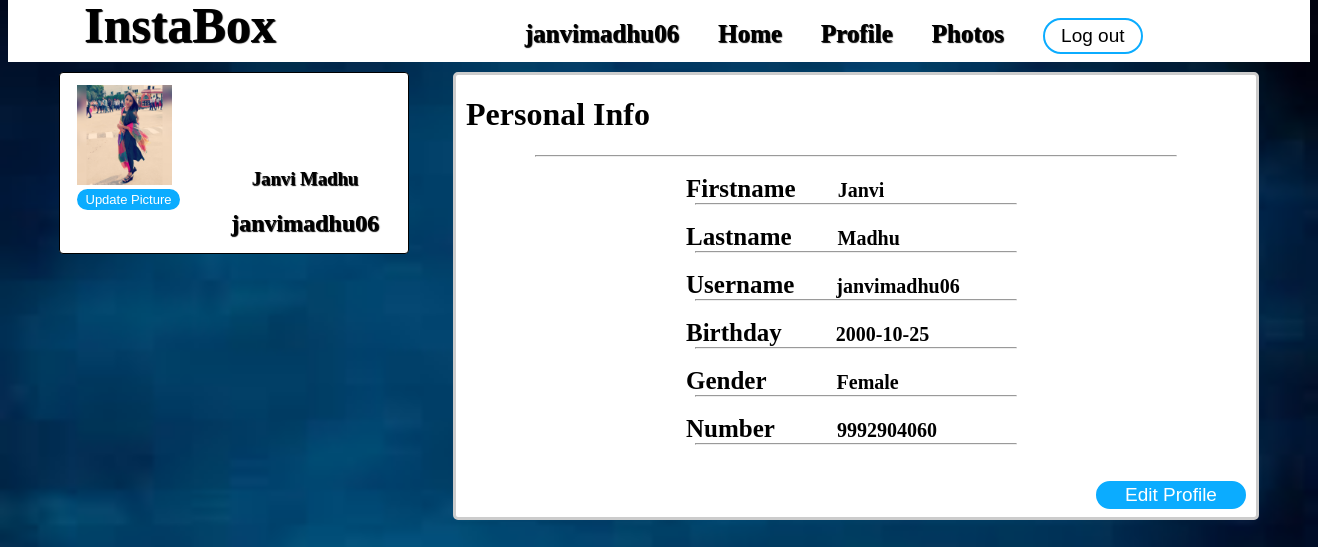
Page /profile.php (signed in) on the earlier database version.
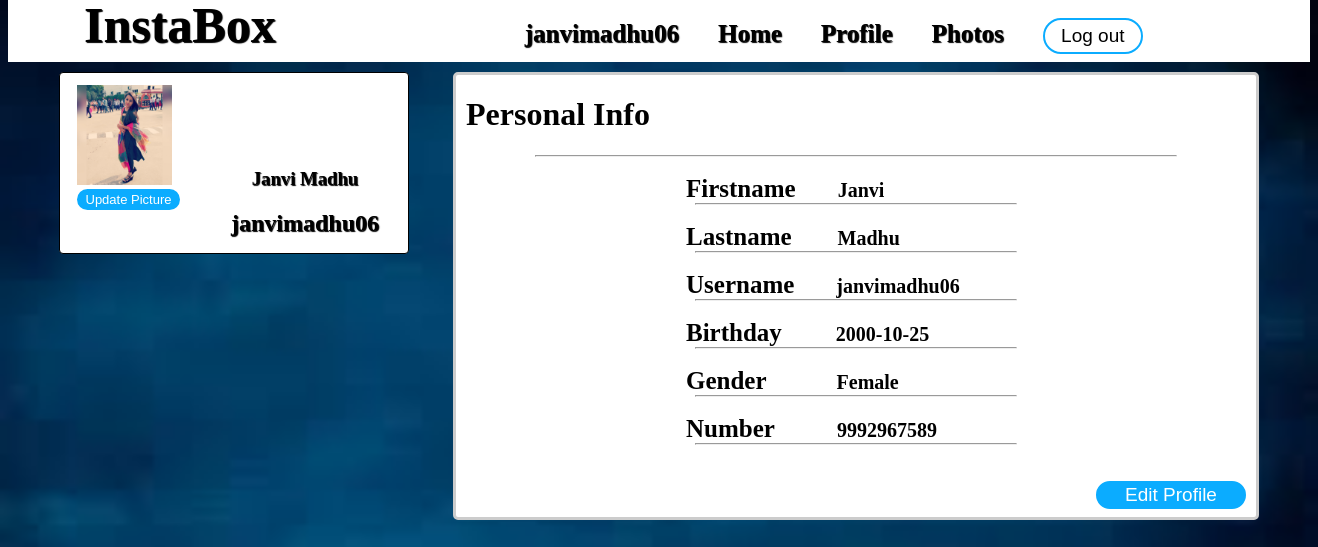
Same page on the later database version.
### tables this page shows
CREATE TABLE `user` (
  `user_id` int(100) NOT NULL,
  `firstname` varchar(100) NOT NULL,
  `lastname` varchar(100) NOT NULL,
  `username` varchar(100) NOT NULL,
  `username2` varchar(100) NOT NULL,
  `birthday` varchar(100) NOT NULL,
  `gender` varchar(100) NOT NULL,
  `number` varchar(100) NOT NULL,
  `email` varchar(100) NOT NULL,
  `email2` varchar(100) NOT NULL,
  `password` varchar(100) NOT NULL,
  `password2` varchar(100) NOT NULL,
  `profile_picture` varchar(100) NOT NULL,
  `cover_picture` varchar(100) NOT NULL
);

### session.php (called while the page is built, shortened)
<?php
include("includes/database.php");
$id = $_SESSION['id'];
$query=mysqli_query ($con,"SELECT * FROM user WHERE user_id ='$id'") or die(mysql_error());
$row=mysqli_fetch_array($query);
$firstname=$row['firstname'];
$lastname=$row['lastname'];
$username=$row['username'];
?>

### profile.php (the view, shortened to what this page needs)
<!DOCTYPE html>
<html>
	<head>
		<link rel="stylesheet" type="text/css" href="css/profile.css">
	</head>
<body>
<?php include ('session.php');?>
	<div id="header">
		<div class="head-view">
			<ul>
				<li><a href="home.php" title="Biobook"><b>InstaBox</b></a></li>
				<li><a href="timeline.php" title="<?php echo $username ?>"><label><?php echo $username ?></label></a></li>
				<li><a href="home.php" title="Home"><label>Home</label></a></li>
				<li><a href="profile.php" title="Profile"><label class="active">Profile</label></a></li>
				<li><a href="photos.php" title="Settings"><label>Photos</label></a></li>
				<li><a href="logout.php" title="Log out"><button class="btn-sign-in" value="Log out">Log out</button></a></li>
			</ul>
		</div>
	</div>
	<div id="container">
		<div id="left-nav">
				<div class="clip1">
				<a href="updatephoto.php" title="Change Profile Picture"><img src="<?php echo $row['profile_picture'] ?>"><button>Update Picture</button></a>
				</div>
				<div class="user-details">
					<h3><?php echo $firstname ?>&nbsp;<?php echo $lastname ?></h3>
					<h2><?php echo $username ?></h2>
				</div>
		</div>
		<div id="right-nav">
			<h1>Personal Info</h1>
			<hr />
			<br />
			<?php
			include('includes/database.php');
			$result=mysqli_query($con,"SELECT * FROM user where user_id='$id' ");
			while($test = mysqli_fetch_array($result))
			{
				$id = $test['user_id'];
				echo " <div class='info-user'>";
				echo " <div>";
				echo " <label>Firstname</label>&nbsp;&nbsp;&nbsp;<b>".$test['firstname']."</b>";
				echo "</div> ";
				echo "<hr /> ";
				echo "<br /> ";
				echo " <div>";
				echo " <label>Lastname</label>&nbsp;&nbsp;&nbsp;&nbsp;<b>".$test['lastname']."</b>";
				echo "</div> ";
				echo "<hr /> ";
				echo "<br /> ";
				echo " <div>";
				echo " <label>Username</label>&nbsp;&nbsp;&nbsp;<b>".$test['username']."</b>";
				echo "</div> ";
				echo "<hr /> ";
				echo "<br /> ";
				echo " <div>";
				echo " <label>Birthday</label>&nbsp;&nbsp;&nbsp;&nbsp;&nbsp;&nbsp;<b>".$test['birthday']."</b>";
				echo "</div> ";
				echo "<hr /> ";
				echo "<br /> ";
				echo " <div>";
				echo " <label>Gender</label>&nbsp;&nbsp;&nbsp;&nbsp;&nbsp;&nbsp;&nbsp;&nbsp;&nbsp;&nbsp;<b>".$test['gender']."</b>";
				echo "</div> ";
				echo "<hr /> ";
				echo "<br /> ";
				echo " <div>";
				echo " <label>Number</label>&nbsp;&nbsp;&nbsp;&nbsp;&nbsp;&nbsp;&nbsp;&nbsp;<b>".$test['number']."</b>";
				echo "</div> ";
				echo "<hr /> ";
				echo "<br /> ";
				echo "</div> ";
				echo "<br /> ";
				echo " <div class='edit-info'>";
				echo " <a href ='edit_profile.php?user_id=$id'><button>Edit Profile</button></a>";
				echo "</div> ";
				echo "<br /> ";
				echo "<br /> ";
			}
			?>
		</div>
		</div>
</body>
</html>

Differences in the rows shown:
changed user "Janvi": number "9992904060" → "9992967589"
